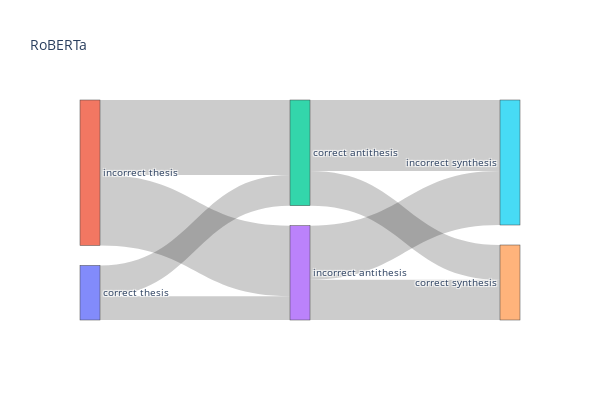

This figure's notebook cell:
### Code cell
label_list = ['correct thesis', 'incorrect thesis', 'correct antithesis', 'incorrect antithesis', 'correct synthesis', 'incorrect synthesis']
# correct thesis: 0, incorrect thesis: 1, correct antithesis: 2, incorrect antithesis: 3, correct synthesis: 4, incorrect synthesis: 5
source = [0, 0, 1, 1, 2, 2, 3, 3]
target = [2, 3, 2, 3, 4, 5, 4, 5]
count = [54, 42, 132, 124, 61, 125, 71, 95]


fig = go.Figure(data=[go.Sankey(
    node = {"label": label_list},
    link = {"source": source, "target": target, "value": count}
    )])

fig.update_layout(title_text="RoBERTa", font_size=10, width=600, height=400)

fig.show()

### Figure 1 — Plotly figure (JSON) as saved in the notebook; plotly's stock layout.template omitted (floating-point values rounded to 4 significant figures)
{"data": [{"link": {"source": [0, 0, 1, 1, 2, 2, 3, 3], "target": [2, 3, 2, 3, 4, 5, 4, 5], "value": [54, 42, 132, 124, 61, 125, 71, 95]}, "node": {"label": ["correct thesis", "incorrect thesis", "correct antithesis", "incorrect antithesis", "correct synthesis", "incorrect synthesis"]}, "type": "sankey"}], "layout": {"font": {"size": 10}, "height": 400, "title": {"text": "RoBERTa"}, "width": 600}}
